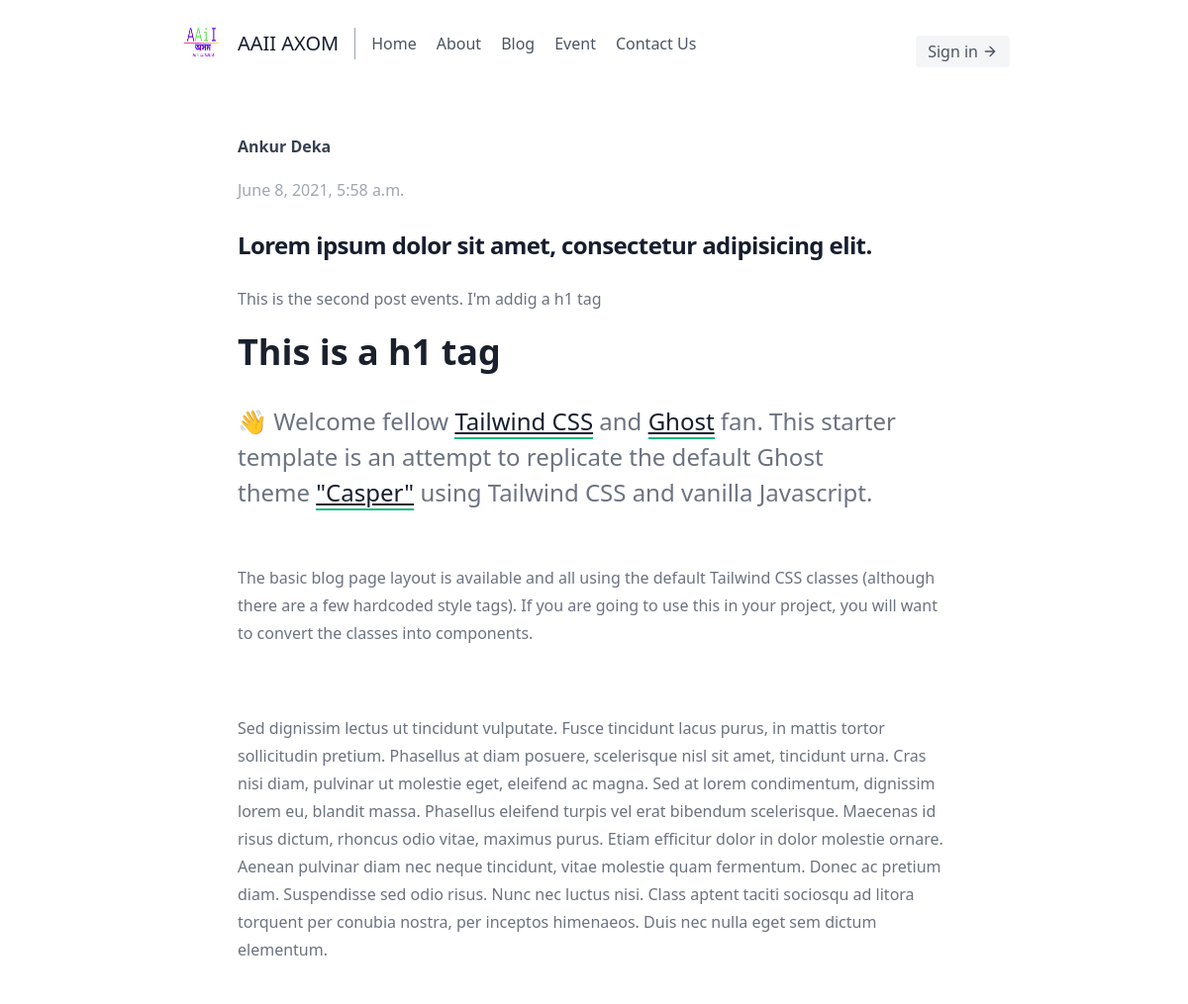
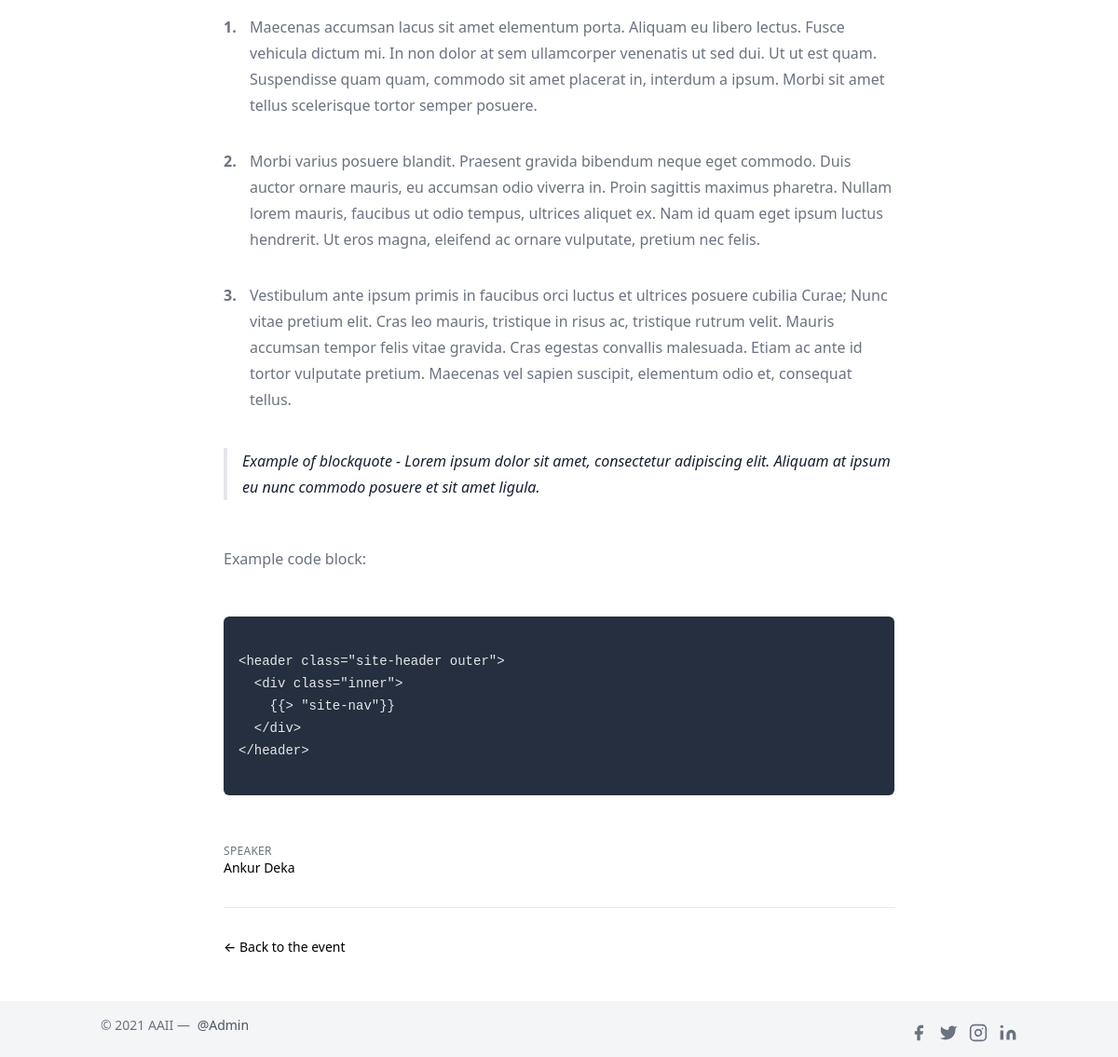
Screenshot of /post_event/a with the database file from the repository (2 pictures, top to bottom).
### home/models.py (models this page shows, shortened)
class PostEvent(models.Model):
    sno=models.AutoField(primary_key=True)
    title=models.CharField(max_length=200)
    is_approved = models.BooleanField(default=False)
    speaker=models.CharField(max_length=50)
    slug=models.CharField(max_length=200,unique=True)
    views=models.IntegerField(default=0)
    timeStamp=models.DateTimeField(blank=True)
    content=models.TextField()
    class Meta:
        ordering = ['-timeStamp',]
        unique_together = ["title", "slug"]

### home/views.py (the view)
# urls.py: path('post_event/<str:slug>', views.eventsDetails, name="eventsDetails"),
def eventsDetails(request,slug):
    a=PostEvent.objects.get(slug=slug)
    params={"a":a}
    return render(request,'event/post_event_details.html',params)

### templates/event/post_event_details.html (shortened to what this page needs)
{%extends 'base.html' %}
{%load static%}
{%block customCss%}
<link rel="stylesheet" type="text/css" href="{% static 'style.css' %}">
{%endblock%}
{%block body%}
<div class="max-w-3xl mx-auto px-4 sm:px-6 xl:max-w-5xl xl:px-0">
    <main>
        <div class="divide-y divide-gray-200">
            <ul class="divide-y divide-gray-200">
                <li class="py-12">
                    <article class="space-y-2 xl:grid xl:grid-cols-4 xl:space-y-0 xl:items-baseline">
                        <dl><dt class="sr-only">Author</dt>
                            <dd class="text-base leading-6 font-medium ">
                                <span class="font-semibold title-font text-gray-700">{{a.speaker}}</span>
                            </dd>
                            <dd class="py-5 text-base leading-6 font-medium text-gray-400">
                                <time datetime="2021-04-14T16:01:00.000Z">{{a.timeStamp}}</time>
                            </dd>
                        </dl>
                        <div class="space-y-5 xl:col-span-3">
                            <div class="space-y-6">
                                <h2 class="text-2xl leading-8 font-bold tracking-tight"><a class="text-gray-900">{{a.title}}</a></h2>
                                <div class="prose max-w-none text-gray-500">
                                    {{a.content|safe}}
                                </div>
                            </div>
                            <footer class="text-sm font-medium leading-5 divide-y divide-gray-200 xl:col-start-1 xl:row-start-2">
                                <div class="space-y-8 py-8">
                                    <div>
                                        <h2 class="text-xs tracking-wide uppercase text-gray-500">
                                            Speaker
                                        </h2>
                                        <div class="">
                                            <a>{{a.speaker}}</a>
                                        </div>
                                    </div>
                                </div>
                                <div class="pt-8">
                                    <a class="" href="/post_event">← Back to the event</a>
                                </div>
                            </footer>
                        </div>
                    </article>
                </li>
            </ul>
        </div>
    </main>
</div>
{%endblock%}

### rows the page displays
PostEvent: speaker "Ankur Deka", timeStamp "June 8, 2021, 5:58 a.m.", title "Lorem ipsum dolor sit amet, consectetur adipisicing elit.", content "This is the second post events. I'm addig a h1 tag This is a h1 tag 👋 Welcome fellow Tailwind CSS and Ghost fan. This starter template is an attempt to replicate the default Ghost theme \"Casper\" using Tailwind CSS and vanilla Javascript. The basic blog page layout is available and all using the default Tailwind CSS classes (although there are a few hardcoded style tags). If you are going to use this in your project, you will want to convert the classes into components. Sed dignissim lectus ut tincidunt vulputate. Fusce tincidunt lacus purus, in mattis tortor sollicitudin pretium. Phasellus at diam posuere, scelerisque nisl sit amet, tincidunt urna. Cras nisi diam, pulvinar ut molestie eget,…"
